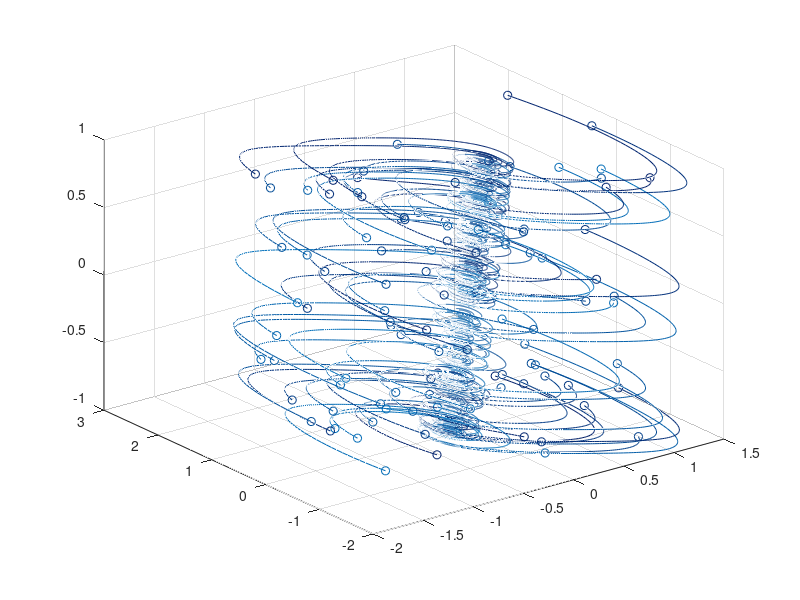

Write MATLAB code to recreate this figure. (Note: this script raises an error after producing the figure.)
clear all, close all, clc

%simulate Lorenz system
dt=0.01; T=8; t=0:dt:T;
m=0.8; c=2.2; k=5.5; b=1.5;

%MSdamper = @(t,x)([ x(2)        ;...
%                    (1/m) * (-c*x(2)*abs(x(2)) - k*x(1) - b*(x(1)^3) + 0)]);


MSdamper = @(t,x,u)([ x(2)        ;...
                    (1/m) * (-c*x(2)*abs(x(2)) - k*x(1) - b*(x(1)^3) + u)]);



ode_options = odeset('RelTol',1e-10,'AbsTol',1e-11);

input=[]; output=[];
for j=1:100     %training trajectories
    x0=3*(rand(2,1)-0.5);
    u=2*(rand(1,1)-0.5);
    [t,y] = ode45(@(t,x) MSdamper(t,x,u),t,x0);
    input=[input; y(1:end-1,:) u*ones(length(t)-1,1)];
    output=[output; y(2:end,:)];
    plot3(y(:,1),y(:,2), u*ones(size(y(:,1))), 'Color', [0 (0.447-j/300) (0.741-j/300)]),hold on
    plot3(x0(1),x0(2), u,'ro','Color',[0 (0.447-j/300) (0.741-j/300)])
end

grid on

%% 

net = feedforwardnet([10 10 10]);
net.layers{1}.transferFcn = 'logsig';
net.layers{2}.transferFcn = 'radbas';
net.layers{3}.transferFcn = 'purelin';
net = train(net,input.',output.');

%%

for m = 1:1%0
    x0=3*(rand(2,1)-0.5);
    u = 2*(rand(1,1)-0.5);
    [t,y] = ode45(@(t,y) MSdamper(t,y,u),t,x0);
    
    ynn(:,1) = x0;
    for k = 2:(length(t))
        ynn(:,k) = net([ynn(:,k-1); u]);
    end
    
    
    for k = 1:length(ynn)
        figure(2)
        plot(y(1:k,1),y(1:k,2)); hold on
        plot(ynn(1,1:k),ynn(2,1:k));
        plot(x0(1),x0(2),'ro'); 
        plot(y(k,1),y(k,2),'.','Color','#0072BD','MarkerSize',15);
        plot(ynn(1,k),ynn(2,k),'.','Color','#D95319','MarkerSize',15);hold off
        pause(0.01)
    end
    
    
    figure(3)
    subplot(2,2,1), plot(t(1:end),y(1:end,1)), hold on, plot(t(1:end),ynn(1,:)')
    subplot(2,2,2), plot(t(1:end),y(1:end,2)), hold on, plot(t(1:end),ynn(2,:)')
    subplot(2,2,4), plot(t(1:end),y(1:end,1)-ynn(1,:)'+y(1:end,2)-ynn(2,:)')
end